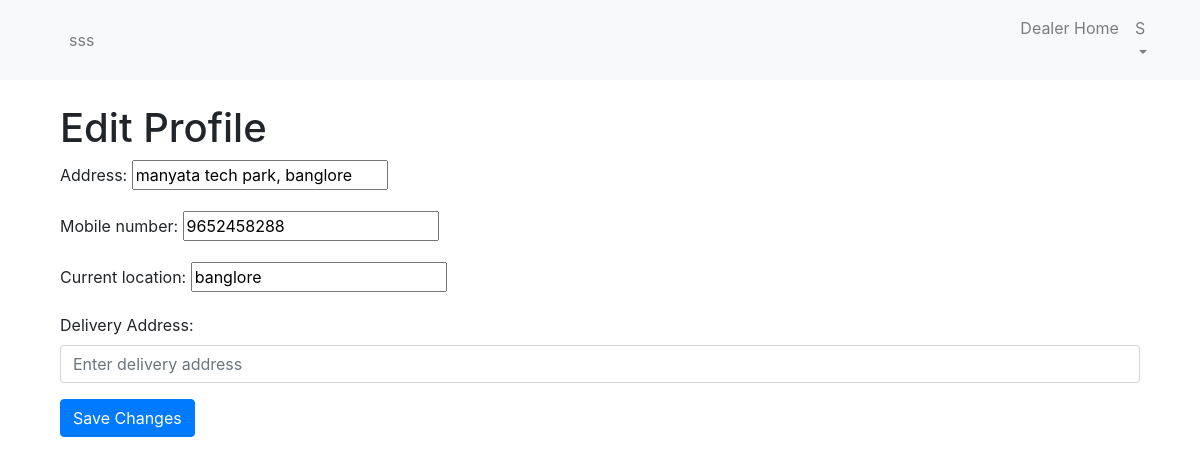
Page /profile/edit/ (signed in) on the committed database.
### SecondApp/models.py (models this page shows, shortened)
class User(AbstractUser):
    dealer_details = models.CharField(max_length=100, blank=True, null=True)
    class Role(models.TextChoices):
        USERS = 'users', 'Users'
        DEALER = 'dealer', 'Dealer'
    role = models.CharField(max_length=20, choices=Role.choices, default=Role.USERS)

class UserProfile(models.Model):
    user = models.OneToOneField(User, on_delete=models.CASCADE)
    address = models.CharField(max_length=255, blank=True, null=True)
    mobile_number = models.CharField(max_length=15, blank=True, null=True)
    current_location = models.CharField(max_length=255, blank=True, null=True)

### SecondApp/views.py (the view)
# urls.py: path('profile/edit/', views.edit_profile, name='edit_profile'),
@login_required
def edit_profile(request):
    user_profile = UserProfile.objects.get_or_create(user=request.user)[0]
    if request.method == 'POST':
        form = ProfileForm(request.POST, instance=user_profile)
        if form.is_valid():
            form.save()
            return redirect('checkout')
    else:
        form = ProfileForm(instance=user_profile)
    return render(request, 'edit_profile.html', {'form': form})

### SecondApp/forms.py
class ProfileForm(forms.ModelForm):
    class Meta:
        model = UserProfile
        fields = ['address', 'mobile_number', 'current_location']

### SecondApp/templates/edit_profile.html (shortened to what this page needs)
{% extends 'base.html' %}
{% block content %}
<div class="container">
    <h1>Edit Profile</h1>
    <form method="post" enctype="multipart/form-data">
        {{ form.as_p }}
        <div class="form-group">
            <label for="address">Delivery Address:</label>
            <input type="text" class="form-control" id="address" name="address" placeholder="Enter delivery address" value="{{ user_profile.address }}">
        </div>
        <button type="submit" class="btn btn-primary">Save Changes</button>
    </form>
</div>
{% endblock %}

### SecondApp/templates/base.html (shortened to what this page needs)
{% load static %}
<!DOCTYPE html>
<html lang="en">
<head>
    <link rel="stylesheet" href="https://cdn.jsdelivr.net/npm/bootstrap@4.0.0/dist/css/bootstrap.min.css"
>
    <link rel="stylesheet" href="{% static 'base.css' %}">
</head>
<body>
<nav class="navbar navbar-expand-lg navbar-light bg-light">
    <div class="container">
        {% if user.is_authenticated %}
            <span class="navbar-text ml-2">{{ user.username }}</span>
        {% else %}
            <span class="navbar-text ml-2">venky Shop</span>
        {% endif %}
        <div class="collapse navbar-collapse" id="navbarSupportedContent">
            <ul class="navbar-nav ml-auto">
                {% if user.is_authenticated %}
                {% if user.role == 'dealer' %}
                    <li class="nav-item">
                        <a class="nav-link" href="{% url 'product_list' %}">Dealer Home</a>
                    </li>
                    <li class="nav-item dropdown">
                        <a class="nav-link dropdown-toggle" href="#" id="navbarDropdown" role="button"
                           data-toggle="dropdown" aria-haspopup="true" aria-expanded="false">
                            <div class="user-profile-icon">
                                {{ user.username|first|upper }}
                            </div>
                        </a>
                    </li>
                {% endif %}
                {% endif %}
            </ul>
        </div>
    </div>
</nav>
<div class="container mt-4">
    {% block content %}{% endblock %}
</div>
</body>
</html>

### SecondApp/static/base.css (style rules this page uses)
body, ul { margin: 0; padding: 0; }
nav { background-color: #333; }
nav ul { list-style-type: none; margin: 0; padding: 0; }
nav ul li { display: inline; }
nav ul li a { display: block; padding: 15px 20px; color: #fff; text-decoration: none; }

### rows in the picture
User: username "sss", username|first "S"
UserProfile: address "manyata tech park, banglore", mobile_number "9652458288", current_location "banglore"
